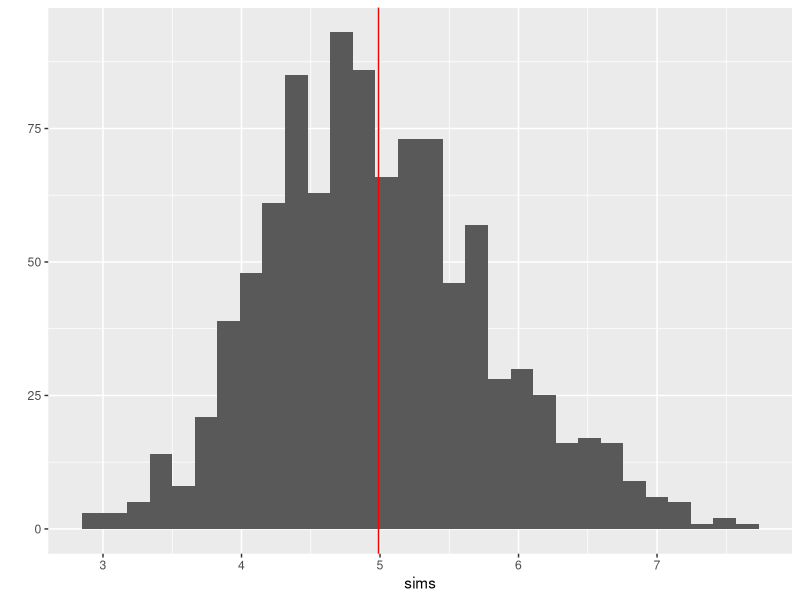

The R source for this figure:
## ---- chunk 1
knitr::opts_chunk$set(fig.width=12, fig.height=8, fig.path='./figure/',
                     warning=FALSE, message=FALSE)
## ---- chunk 2
library(dplyr)
library(ggplot2)
set.seed(314159)
lambda=0.2
## ---- chunk 3
sims <- sapply(1:1000,function(x){ mean(rexp(40,lambda)) } )
## ---- chunk 4
mean_sims <- mean(sims)
mean_sims
## ---- chunk 5
var_sims <- var(sims)
var_sims
## ---- chunk 6
qplot(sims) + geom_vline(xintercept=mean(sims),colour="red")
